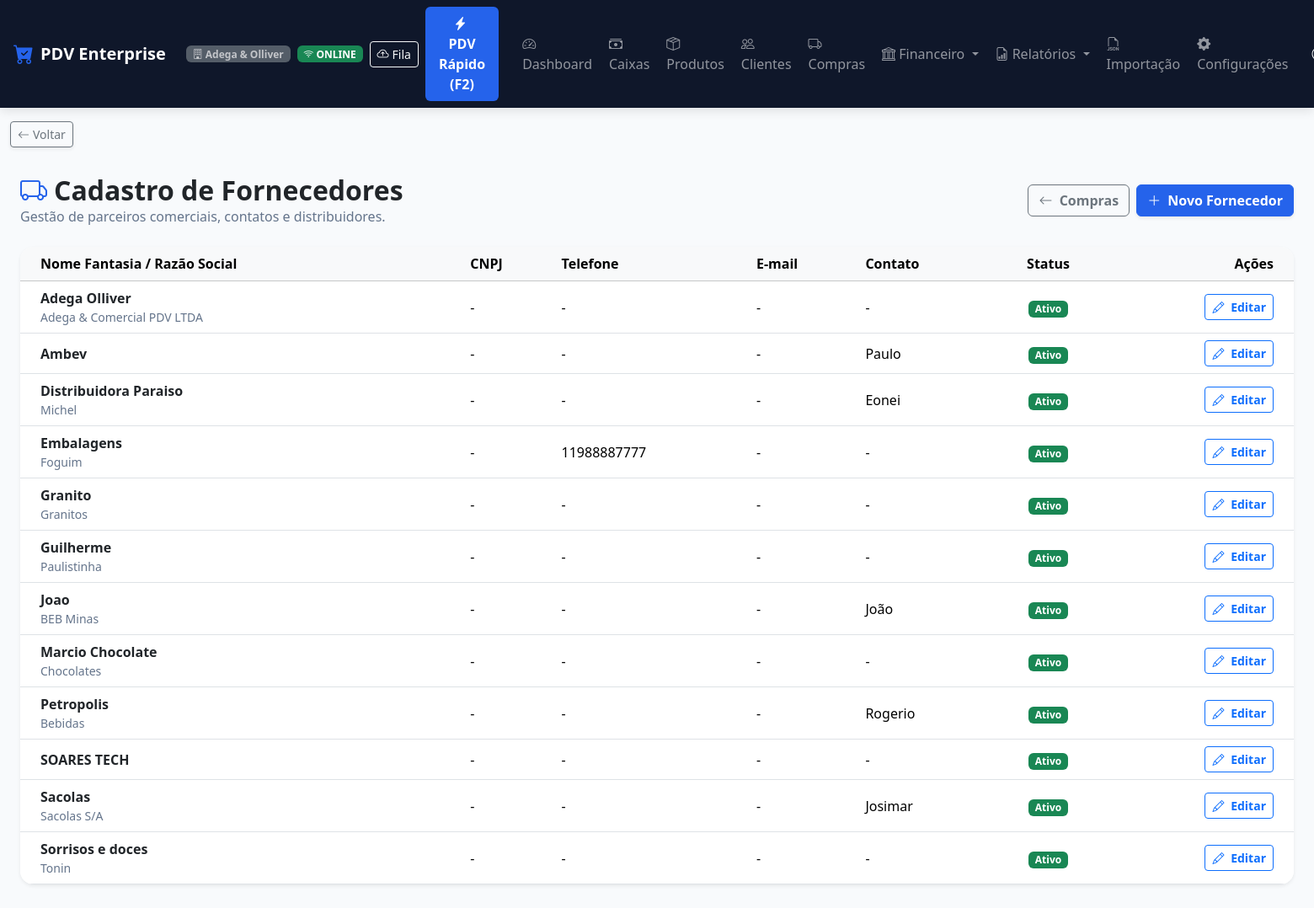
Screenshot of /compras/fornecedores/ (signed in) with the database file from the repository.
### apps/usuarios/models.py (models this page shows, shortened)
class Usuario(AbstractUser):
    CARGO_CHOICES = [
        ('ADMIN', 'Administrador'),
        ('GERENTE', 'Gerente'),
        ('OPERADOR', 'Operador de Caixa'),
        ('ESTOQUISTA', 'Estoquista'),
        ('FINANCEIRO', 'Financeiro'),
    ]
    empresa = models.ForeignKey(
        'empresas.Empresa',
        on_delete=models.CASCADE,
        related_name='usuarios',
        verbose_name='Empresa',
        null=True,
        blank=True
    )
    cargo = models.CharField('Cargo', max_length=20, choices=CARGO_CHOICES, default='OPERADOR')
    pin_caixa = models.CharField('PIN de Caixa (4 a 6 dígitos)', max_length=10, blank=True)
    telefone = models.CharField('Telefone', max_length=20, blank=True)
    limite_desconto_pct = models.DecimalField(
        'Limite de Desconto (%)', max_digits=5, decimal_places=2, default=0.00,
        help_text='Percentual máximo de desconto que este usuário pode aplicar (0 = sem limite definido).'
    )
    class Meta:
        verbose_name = 'Usuário'
        verbose_name_plural = 'Usuários'
    @property
    def is_admin(self):
        return self.cargo == 'ADMIN' or self.is_superuser
    @property
    def is_administrador(self):
        return self.is_admin
    @property
    def pode_visualizar_auditoria(self):
        return self.cargo in ('ADMIN', 'GERENTE') or self.is_superuser

### apps/empresas/models.py (models this page shows, shortened)
class Empresa(models.Model):
    razao_social = models.CharField('Razão Social', max_length=200, blank=True, default='')
    nome_fantasia = models.CharField('Nome Fantasia', max_length=200, blank=True, default='')
    cnpj = models.CharField('CNPJ', max_length=20, unique=True)
    inscricao_estadual = models.CharField('Inscrição Estadual', max_length=50, blank=True)
    telefone = models.CharField('Telefone', max_length=20, blank=True)
    whatsapp = models.CharField('WhatsApp', max_length=20, blank=True)
    email = models.EmailField('E-mail', blank=True)
    endereco = models.CharField('Endereço Completo', max_length=255, blank=True)
    cidade = models.CharField('Cidade', max_length=100, blank=True)
    estado = models.CharField('Estado (UF)', max_length=2, blank=True)
    logo = models.ImageField('Logo da Empresa', upload_to='logos/', null=True, blank=True)
    cor_fundo_cabecalho = models.CharField('Cor Fundo Cabeçalho', max_length=20, default='#dc2626')
    cor_texto_cabecalho = models.CharField('Cor Texto Cabeçalho', max_length=20, default='#ffffff')
    cor_destaque = models.CharField('Cor de Destaque', max_length=20, default='#16a34a')
    cor_fundo_geral = models.CharField('Cor Fundo Geral', max_length=20, default='#f8fafc')
    cor_fundo_paineis = models.CharField('Cor Fundo Painéis', max_length=20, default='#ffffff')
    ativo = models.BooleanField('Ativo', default=True)
    created_at = models.DateTimeField('Criado em', auto_now_add=True)
    updated_at = models.DateTimeField('Atualizado em', auto_now=True)
    class Meta:
        verbose_name = 'Empresa'
        verbose_name_plural = 'Empresas'

### apps/clientes/models.py (models this page shows, shortened)
class Fornecedor(TenantModelMixin):
    CONDICAO_PAGAMENTO_CHOICES = [
        ('A_VISTA', 'À vista (0 dias)'),
        ('1_DIA', 'Boleto 1 dia'),
        ('2_DIAS', 'Boleto 2 dias'),
        ('3_DIAS', 'Boleto 3 dias'),
        ('4_DIAS', 'Boleto 4 dias'),
        ('7_DIAS', 'Boleto 7 dias'),
        ('14_DIAS', 'Boleto 14 dias'),
        ('21_DIAS', 'Boleto 21 dias'),
        ('28_DIAS', 'Boleto 28 dias'),
        ('30_DIAS', 'Boleto 30 dias'),
        ('PERSONALIZADO', 'Personalizado (dias informados)'),
    ]
    razao_social = models.CharField('Razão Social', max_length=200)
    nome_fantasia = models.CharField('Nome Fantasia', max_length=200, blank=True)
    cnpj = models.CharField('CNPJ', max_length=20, blank=True)
    telefone = models.CharField('Telefone', max_length=20, blank=True)
    email = models.EmailField('E-mail', blank=True)
    endereco = models.CharField('Endereço', max_length=255, blank=True)
    contato_nome = models.CharField('Nome do Contato', max_length=100, blank=True)
    condicao_pagamento_padrao = models.CharField('Condição de Pagamento Padrão', max_length=30, choices=CONDICAO_PAGAMENTO_CHOICES, default='30_DIAS')
    prazo_pagamento_dias = models.PositiveIntegerField('Prazo Padrão (dias)', default=30)
    observacoes = models.TextField('Observações', blank=True)
    ativo = models.BooleanField('Ativo', default=True)
    class Meta:
        verbose_name = 'Fornecedor'
        verbose_name_plural = 'Fornecedores'
        ordering = ['nome_fantasia', 'razao_social']

### apps/compras/views.py (the view)
# urls.py: path('fornecedores/', fornecedores_list, name='fornecedores_list'),
@login_required
def fornecedores_list(request):
    empresa = request.tenant or request.user.empresa
    fornecedores = Fornecedor.objects.filter(empresa=empresa).order_by('nome_fantasia', 'razao_social')
    return render(request, 'compras/fornecedores_list.html', {'fornecedores': fornecedores})

### apps/core/models.py (called while the page is built)
def get_current_tenant():
    return getattr(_thread_locals, 'tenant', None)

def set_current_tenant(tenant):
    _thread_locals.tenant = tenant

def clear_current_tenant():
    if hasattr(_thread_locals, 'tenant'):
        del _thread_locals.tenant

    def get_queryset(self):
        qs = TenantQuerySet(self.model, using=self._db)
        tenant = get_current_tenant()
        if tenant:
            return qs.filter(empresa=tenant)
        return qs

### apps/empresas/context_processors.py (called while the page is built, shortened)
def configuracao_visual_context(request):
    empresa = getattr(request, 'tenant', None)
    if not empresa and hasattr(request, 'user') and request.user.is_authenticated:
        empresa = getattr(request.user, 'empresa', None)
    if empresa:
        config = getattr(empresa, 'configuracao_visual', None)
        if not config:
            config = empresa.get_configuracao_visual()
        return {
            'config_visual': config,
            'css_variables': config.to_css_variables()
        }

### templates/compras/fornecedores_list.html (shortened to what this page needs)
{% extends 'base.html' %}
{% block content %}
<div class="container-fluid py-3">
    <div class="d-flex justify-content-between align-items-center mb-4 flex-wrap gap-2">
        <div>
            <h2 class="fw-bold text-dark mb-0"><i class="bi bi-truck text-primary me-2"></i>Cadastro de Fornecedores</h2>
            <p class="text-muted mb-0">Gestão de parceiros comerciais, contatos e distribuidores.</p>
        </div>
        <div class="d-flex gap-2">
            <a href="{% url 'compras_list' %}" class="btn btn-outline-secondary fw-bold">
                <i class="bi bi-arrow-left me-1"></i> Compras
            </a>
            <a href="{% url 'fornecedor_novo' %}" class="btn btn-primary fw-bold shadow-sm">
                <i class="bi bi-plus-lg me-1"></i> Novo Fornecedor
            </a>
        </div>
    </div>
    <div class="card card-custom p-0 border-0 shadow-sm rounded-4 overflow-hidden mb-4">
        <div class="table-responsive">
            <table class="table table-hover align-middle mb-0">
                <thead class="table-light">
                    <tr>
                        <th class="ps-4">Nome Fantasia / Razão Social</th>
                        <th>CNPJ</th>
                        <th>Telefone</th>
                        <th>E-mail</th>
                        <th>Contato</th>
                        <th class="text-center">Status</th>
                        <th class="text-end pe-4">Ações</th>
                    </tr>
                </thead>
                <tbody>
                    {% for f in fornecedores %}
                    <tr>
                        <td class="ps-4">
                            <strong class="text-dark fs-6">{{ f.nome_fantasia|default:f.razao_social }}</strong>
                            {% if f.razao_social and f.nome_fantasia != f.razao_social %}
                                <small class="d-block text-muted">{{ f.razao_social }}</small>
                            {% endif %}
                        </td>
                        <td>{{ f.cnpj|default:"-" }}</td>
                        <td>{{ f.telefone|default:"-" }}</td>
                        <td>{{ f.email|default:"-" }}</td>
                        <td>{{ f.contato_nome|default:"-" }}</td>
                        <td class="text-center">
                            {% if f.ativo %}
                                <span class="badge bg-success">Ativo</span>
                            {% else %}
                                <span class="badge bg-secondary">Inativo</span>
                            {% endif %}
                        </td>
                        <td class="text-end pe-4">
                            <a href="{% url 'fornecedor_editar' f.id %}" class="btn btn-sm btn-outline-primary fw-bold">
                                <i class="bi bi-pencil me-1"></i> Editar
                            </a>
                        </td>
                    </tr>
                    {% endfor %}
                </tbody>
            </table>
        </div>
    </div>
</div>
{% endblock %}

### templates/components/navbar.html (shortened to what this page needs)
{% if request.resolver_match.url_name == 'pdv_front' %}
<nav class="navbar navbar-expand navbar-dark navbar-custom sticky-top px-3">
    <div class="container-fluid p-0 d-flex justify-content-between align-items-center">
        <div class="d-flex align-items-center gap-2">
            <a class="navbar-brand fw-bold text-white d-flex align-items-center gap-2 mb-0" href="{% url 'dashboard' %}">
                <i class="bi bi-cart-check-fill text-primary fs-4"></i>
                <span>PDV Enterprise</span>
            </a>
            <span class="badge bg-secondary opacity-75 d-none d-md-inline-block">
                <i class="bi bi-building"></i> {{ request.user.empresa.nome_fantasia|default:"Multiempresa" }}
            </span>
            <span id="network-status-badge" class="badge bg-success ms-1">
                <i class="bi bi-wifi"></i> ONLINE
            </span>
            <button class="btn btn-sm btn-outline-light ms-1 d-flex align-items-center gap-1" type="button" onclick="abrirModalFilaOffline()" title="Ver Fila de Vendas Offline">
                <i class="bi bi-cloud-arrow-up"></i> <span class="d-none d-sm-inline">Fila</span>
                <span id="sync-status-badge" class="badge bg-warning text-dark" style="display:none;">0</span>
            </button>
        </div>
        <div class="d-flex align-items-center gap-2">
            <a href="{% url 'dashboard' %}" class="btn btn-outline-light btn-sm fw-bold d-flex align-items-center gap-1" title="Ir para o Dashboard / Tela Inicial">
                <i class="bi bi-house-door-fill text-warning"></i> <span>Início</span>
            </a>
            <a href="{% url 'caixas_list' %}" class="btn btn-warning btn-sm fw-bold d-flex align-items-center gap-1 text-dark" title="Ir para o Módulo de Caixa">
                <i class="bi bi-cash-stack"></i> <span>Caixa</span>
            </a>
            <div class="dropdown ms-2">
                <a class="nav-link dropdown-toggle fw-semibold text-light py-1 px-2 border border-secondary rounded" href="#" data-bs-toggle="dropdown">
                    <i class="bi bi-person-circle me-1"></i> {{ user.get_full_name|default:user.username }}
                </a>
                <ul class="dropdown-menu dropdown-menu-end shadow">
                    <li><span class="dropdown-item-text text-muted small">Cargo: {{ user.get_cargo_display }}</span></li>
                    <li><hr class="dropdown-divider"></li>
                    <li><a class="dropdown-item text-danger" href="{% url 'logout' %}"><i class="bi bi-box-arrow-right me-2"></i>Sair</a></li>
                </ul>
            </div>
        </div>
    </div>
</nav>
{% else %}
<nav class="navbar navbar-expand-lg navbar-dark navbar-custom sticky-top px-3">
    <a class="navbar-brand fw-bold text-white d-flex align-items-center gap-2" href="{% url 'dashboard' %}">
        <i class="bi bi-cart-check-fill text-primary fs-4"></i>
        <span>PDV Enterprise</span>
    </a>
    <span class="badge bg-secondary ms-2 opacity-75 d-none d-md-inline-block">
        <i class="bi bi-building"></i> {{ request.user.empresa.nome_fantasia|default:"Multiempresa" }}
    </span>
    <span id="network-status-badge" class="badge bg-success ms-2">
        <i class="bi bi-wifi"></i> ONLINE
    </span>
    <button class="btn btn-sm btn-outline-light ms-2 d-flex align-items-center gap-1" type="button" onclick="abrirModalFilaOffline()" title="Ver Fila de Vendas Offline">
        <i class="bi bi-cloud-arrow-up"></i> <span class="d-none d-sm-inline">Fila</span>
    </button>
    <div class="collapse navbar-collapse" id="navbarNav">
        <ul class="navbar-nav ms-auto align-items-center gap-1">
            <li class="nav-item">
                <a class="nav-link btn btn-primary text-white fw-bold px-3 ms-2 me-3" href="{% url 'pdv_front' %}">
                    <i class="bi bi-lightning-charge-fill me-1"></i> PDV Rápido (F2)
                </a>
            </li>
            <li class="nav-item">
                <a class="nav-link" href="{% url 'dashboard' %}"><i class="bi bi-speedometer2"></i> Dashboard</a>
            </li>
            <li class="nav-item">
                <a class="nav-link" href="{% url 'caixas_list' %}"><i class="bi bi-cash-stack"></i> Caixas</a>
            </li>
            <li class="nav-item">
                <a class="nav-link" href="{% url 'produtos_list' %}"><i class="bi bi-box-seam"></i> Produtos</a>
            </li>
            <li class="nav-item">
                <a class="nav-link" href="{% url 'clientes_list' %}"><i class="bi bi-people"></i> Clientes</a>
            </li>
            <li class="nav-item">
                <a class="nav-link" href="{% url 'compras_list' %}"><i class="bi bi-truck"></i> Compras</a>
            </li>
            <li class="nav-item dropdown">
                <a class="nav-link dropdown-toggle" href="#" id="finDropdown" role="button" data-bs-toggle="dropdown">
                    <i class="bi bi-bank"></i> Financeiro
                </a>
            </li>
            <li class="nav-item dropdown">
                <a class="nav-link dropdown-toggle" href="#" id="relatDropdown" role="button" data-bs-toggle="dropdown">
                    <i class="bi bi-file-earmark-bar-graph"></i> Relatórios
                </a>
            </li>
            <li class="nav-item">
                <a class="nav-link" href="{% url 'importacao_hub' %}" title="Importação de Dados JSON">
                    <i class="bi bi-filetype-json"></i> <span class="d-lg-none d-xl-inline">Importação</span>
                </a>
            </li>
            <li class="nav-item">
                <a class="nav-link" href="{% url 'configuracoes' %}" title="Configurações do Sistema">
                    <i class="bi bi-gear-fill"></i> <span class="d-lg-none d-xl-inline">Configurações</span>
                </a>
            </li>
            <li class="nav-item dropdown ms-2">
                <a class="nav-link dropdown-toggle fw-semibold text-light" href="#" data-bs-toggle="dropdown">
                    <i class="bi bi-person-circle"></i> {{ user.get_full_name|default:user.username }}
                </a>
            </li>
        </ul>
    </div>
</nav>
{% endif %}

### static/css/custom.css (style rules this page uses)
:root { --primary-color: var(--cor-principal, #2563eb); --secondary-color: var(--cor-secundaria, #475569); --bg-main: var(--cor-fundo, #f8fafc); --card-bg: var(--cor-cards, #ffffff); --border-color: #e2e8f0; }
body { background-color: var(--cor-fundo, var(--bg-main, #f8fafc)) !important; font-family: 'Segoe UI', system-ui, -apple-system, sans-serif; color: var(--cor-texto, #1e293b); }
.navbar-custom { background: var(--cor-menu-sidebar, linear-gradient(135deg, #0f172a 0%, #1e293b 100%)) !important; box-shadow: 0 4px 12px rgba(0,0,0,0.1); }
.card-custom { background-color: var(--cor-cards, var(--card-bg, #ffffff)) !important; border: 1px solid var(--border-color); border-radius: 12px; box-shadow: 0 4px 6px -1px rgba(0, 0, 0, 0.05); transition: transform 0.2s, box-shadow 0.2s; }
.btn-primary, .btn-primary:hover, .btn-primary:active, .btn-primary:focus { background-color: var(--cor-botoes, var(--cor-principal, #2563eb)) !important; border-color: var(--cor-botoes, var(--cor-principal, #2563eb)) !important; }
.text-primary { color: var(--cor-principal, #2563eb) !important; }
.text-muted { color: var(--cor-texto-secundario, #64748b) !important; }
a { color: var(--cor-links, var(--cor-principal, #2563eb)); }

### rows the page displays
Usuario: user.empresa.nome_fantasia "Adega & Olliver"
Fornecedor: nome_fantasia "Adega Olliver", razao_social "Adega & Comercial PDV LTDA", cnpj "-", telefone "-", email "-", contato_nome "-", ativo "Ativo"
Fornecedor: nome_fantasia "Ambev", cnpj "-", telefone "-", email "-", contato_nome "Paulo", ativo "Ativo"
Fornecedor: nome_fantasia "Distribuidora Paraiso", razao_social "Michel", cnpj "-", telefone "-", email "-", contato_nome "Eonei", ativo "Ativo"
Fornecedor: nome_fantasia "Embalagens", razao_social "Foguim", cnpj "-", telefone "11988887777", email "-", contato_nome "-", ativo "Ativo"
Fornecedor: nome_fantasia "Granito", razao_social "Granitos", cnpj "-", telefone "-", email "-", contato_nome "-", ativo "Ativo"
Fornecedor: nome_fantasia "Guilherme", razao_social "Paulistinha", cnpj "-", telefone "-", email "-", contato_nome "-", ativo "Ativo"
Fornecedor: nome_fantasia "Joao", razao_social "BEB Minas", cnpj "-", telefone "-", email "-", contato_nome "João", ativo "Ativo"
Fornecedor: nome_fantasia "Marcio Chocolate", razao_social "Chocolates", cnpj "-", telefone "-", email "-", contato_nome "-", ativo "Ativo"
Fornecedor: nome_fantasia "Petropolis", razao_social "Bebidas", cnpj "-", telefone "-", email "-", contato_nome "Rogerio", ativo "Ativo"
Fornecedor: nome_fantasia "SOARES TECH", cnpj "-", telefone "-", email "-", contato_nome "-", ativo "Ativo"
Fornecedor: nome_fantasia "Sacolas", razao_social "Sacolas S/A", cnpj "-", telefone "-", email "-", contato_nome "Josimar", ativo "Ativo"
Fornecedor: nome_fantasia "Sorrisos e doces", razao_social "Tonin", cnpj "-", telefone "-", email "-", contato_nome "-", ativo "Ativo"
